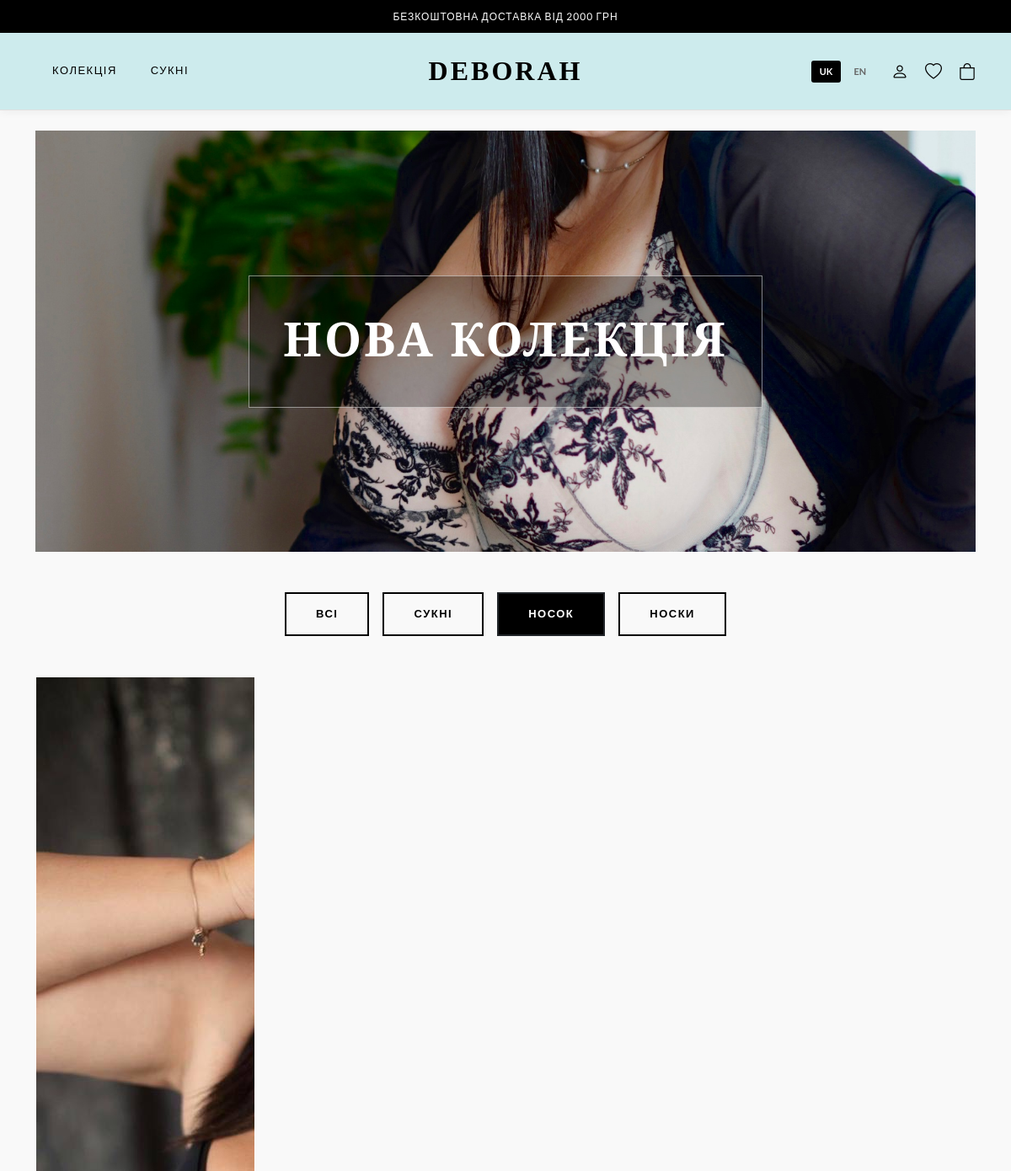
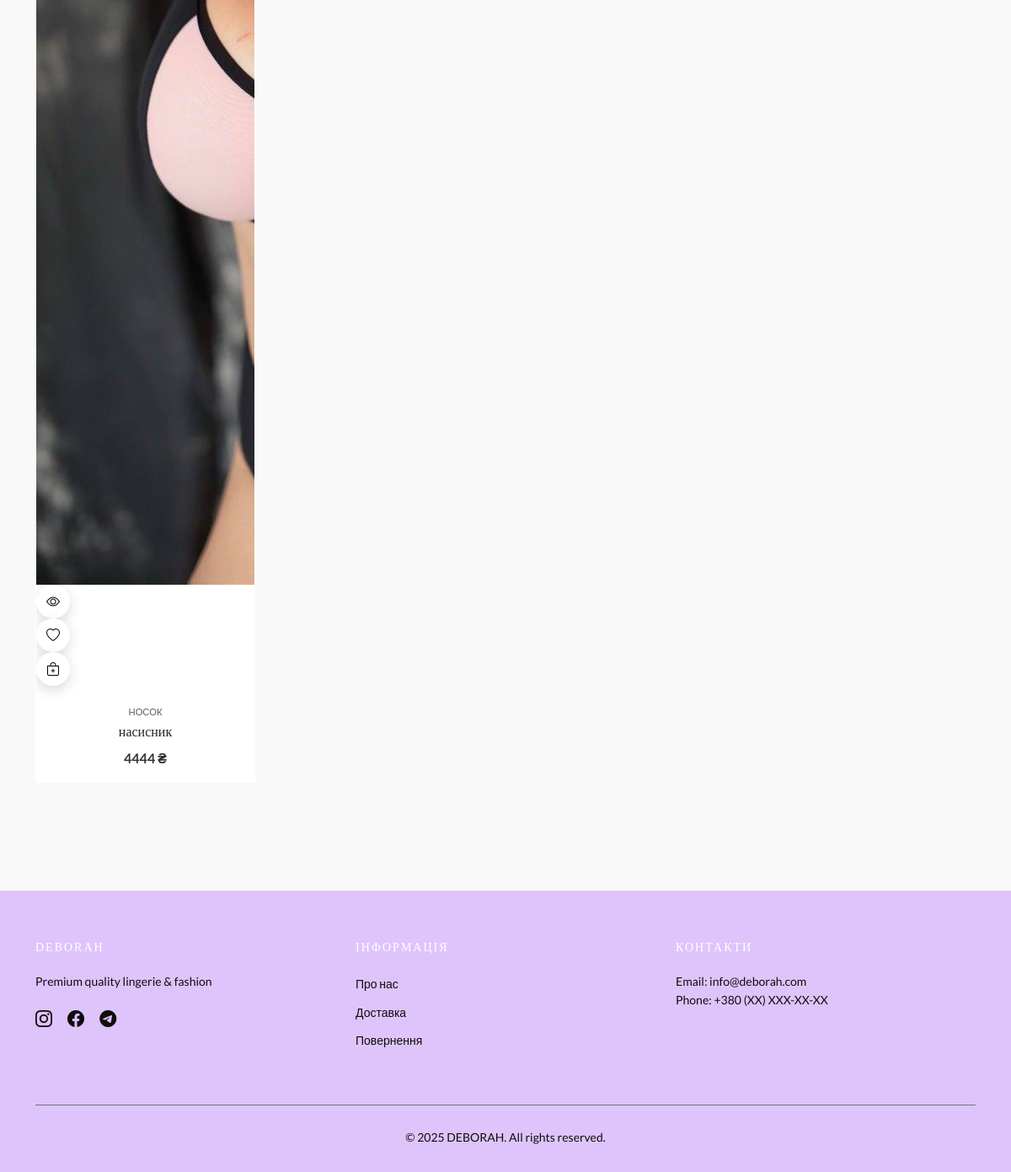
/?category=busgalt, run on the app's committed database (2 pictures, top to bottom).
### store/models.py (models this page shows, shortened)
class Category(models.Model):
    name = models.CharField("Назва", max_length=100)
    slug = models.SlugField(unique=True)
    class Meta: verbose_name = "Категорія"; verbose_name_plural = "Категорії"
    def __str__(self): return self.name

class SiteSettings(models.Model):
    site_name = models.CharField("Назва сайту", max_length=50, default="DEBORAH")
    show_ticker = models.BooleanField("Показувати біжучу стрічку", default=True)
    ticker_bg_color = models.CharField("Фон стрічки (HEX)", max_length=20, default="#000000")
    brand_font = models.CharField("Шрифт Лого", max_length=50, choices=FONT_CHOICES, default='Playfair Display')
    headings_font = models.CharField("Шрифт Заголовків", max_length=50, choices=FONT_CHOICES, default='Playfair Display')
    body_font = models.CharField("Шрифт Тексту", max_length=50, choices=FONT_CHOICES, default='Lato')
    menu_font = models.CharField("Шрифт Меню", max_length=50, choices=FONT_CHOICES, default='Montserrat')
    header_bg_image = models.ImageField("Фон Шапки", upload_to='site/header/', blank=True, null=True)
    header_bg_color = models.CharField("Колір Шапки", max_length=20, default="#ffffff")
    hero_bg_image = models.ImageField("Фон Банера", upload_to='site/hero/', blank=True, null=True)
    hero_title = models.CharField("Заголовок Банера", max_length=100, default="Нова Колекція")
    body_bg_image = models.ImageField("Фон Сайта", upload_to='site/body/', blank=True, null=True)
    body_bg_color = models.CharField("Колір Фону", max_length=20, default="#f9f9f9")
    footer_bg_image = models.ImageField("Фон Футера", upload_to='site/footer/', blank=True, null=True)
    footer_bg_color = models.CharField("Колір Футера", max_length=20, default="#1a1a1a")
    footer_text_color = models.CharField("Текст Футера", max_length=20, default="#888888")
    nova_poshta_api_key = models.CharField("API Нової Пошти", max_length=100, blank=True)
    telegram_bot_token = models.CharField("TG Bot Token", max_length=100, blank=True)
    telegram_admin_id = models.CharField("TG Admin ID", max_length=50, blank=True)
    wfp_merchant_login = models.CharField("WayForPay Login", max_length=100, blank=True)
    wfp_secret_key = models.CharField("WayForPay Secret", max_length=100, blank=True)
    liqpay_public_key = models.CharField("LiqPay Public", max_length=100, blank=True)
    liqpay_private_key = models.CharField("LiqPay Private", max_length=100, blank=True)
    meta_description = models.TextField("SEO Опис", blank=True)
    google_analytics_id = models.CharField("GA4 ID", max_length=50, blank=True)
    facebook_pixel_id = models.CharField("FB Pixel ID", max_length=50, blank=True)
    class Meta: verbose_name = "⚙️ Налаштування Сайту"; verbose_name_plural = "⚙️ Налаштування Сайту"

class Product(models.Model):
    SIZE_CHOICES = [('XS', 'XS'), ('S', 'S'), ('M', 'M'), ('L', 'L'), ('XL', 'XL'), ('XXL', 'XXL')]
    category = models.ForeignKey(Category, on_delete=models.CASCADE)
    name = models.CharField("Назва", max_length=200)
    price = models.DecimalField("Ціна", max_digits=10, decimal_places=0)
    old_price = models.DecimalField("Стара ціна", max_digits=10, decimal_places=0, blank=True, null=True)
    description = models.TextField("Опис", blank=True)
    image = models.ImageField("Фото", upload_to='products/', blank=True, null=True)
    sizes = models.CharField("Розміри", max_length=100, choices=SIZE_CHOICES, blank=True)
    colors = models.CharField("Кольори", max_length=200, blank=True)
    is_active = models.BooleanField(default=True)
    created_at = models.DateTimeField(auto_now_add=True)
    class Meta: verbose_name = "Товар"; verbose_name_plural = "Товари"; ordering = ['-created_at']

### store/views.py (the view)
# urls.py: path('', views.home, name='home'),
def home(request):
    products = Product.objects.filter(is_active=True)
    categories = Category.objects.all()
    q = request.GET.get('q')
    if q: products = products.filter(Q(name__icontains=q))
    cat = request.GET.get('category')
    if cat: products = products.filter(category__slug=cat)
    favs = request.session.get('favorites', [])
    return render(request, 'store/index.html', {'products': products, 'categories': categories, 'fav_ids': favs})

### store/context_processors.py (called while the page is built)
def site_settings(request):
    try:
        ticker_items = TickerItem.objects.filter(is_active=True)
    except:
        ticker_items = []
    try:
        settings = SiteSettings.objects.first()
    except:
        settings = None
    return {
        'settings': settings,
        'ticker_items': ticker_items
    }

### store/templates/store/index.html
{% extends 'store/base.html' %}
{% block content %}
<div class="mb-5 text-center text-white position-relative" style="background: url('{% if settings.hero_bg_image %}{{ settings.hero_bg_image.url }}{% else %}https://source.unsplash.com/random/1600x600?fashion,model{% endif %}') center/cover; height: 500px; display:flex; align-items:center; justify-content:center;">
    <div style="background: rgba(0,0,0,0.3); padding: 40px; border: 1px solid rgba(255,255,255,0.5);">
        <h1 class="display-4 fw-bold text-uppercase" style="letter-spacing: 3px;">{{ settings.hero_title|default:"NEW COLLECTION" }}</h1>
    </div>
</div>
<div class="d-flex justify-content-center gap-3 mb-5 flex-wrap">
    <a href="/" class="btn btn-outline-dark {% if not request.GET.category %}active{% endif %}">Всі</a>
    {% for c in categories %}
    <a href="/?category={{ c.slug }}" class="btn btn-outline-dark {% if request.GET.category == c.slug %}active{% endif %}">{{ c.name }}</a>
    {% endfor %}
</div>
<div class="row g-4">
    {% for p in products %}
    <div class="col-6 col-md-4 col-lg-3">
        <div class="product-card h-100">
            <div class="img-container">
                <a href="{% url 'product_detail' p.id %}">
                    {% if p.image %}<img src="{{ p.image.url }}" loading="lazy">{% else %}<div class="d-flex align-items-center justify-content-center h-100 bg-light text-muted">NO PHOTO</div>{% endif %}
                </a>
                <div class="quick-actions">
                    <span class="action-btn" onclick="openQV({{ p.id }})" title="Швидкий перегляд"><i class="bi bi-eye"></i></span>
                    <a href="{% url 'toggle_favorite' p.id %}" class="action-btn {% if p.id in fav_ids %}bg-dark text-white{% endif %}" title="Обране"><i class="bi bi-heart{% if p.id in fav_ids %}-fill{% endif %}"></i></a>
                    <a href="{% url 'add_to_cart' p.id %}" class="action-btn" title="Купити"><i class="bi bi-bag-plus"></i></a>
                </div>
            </div>
            <div class="p-3 text-center">
                <small class="text-muted text-uppercase" style="font-size: 0.7rem;">{{ p.category }}</small>
                <h6 class="mb-1 text-truncate fw-normal mt-1"><a href="{% url 'product_detail' p.id %}" class="text-dark text-decoration-none">{{ p.name }}</a></h6>
                <div class="fw-bold mt-2">{{ p.price }} ₴</div>
            </div>
        </div>
    </div>
    {% endfor %}
</div>
{% endblock %}

### store/templates/store/base.html (shortened to what this page needs)
{% load static %}
<!DOCTYPE html>
<html lang="{{ lang }}">
<head>
    <link href="https://cdn.jsdelivr.net/npm/bootstrap@5.3.0/dist/css/bootstrap.min.css" rel="stylesheet">
    <link href="https://cdn.jsdelivr.net/npm/bootstrap-icons@1.11.0/font/bootstrap-icons.css" rel="stylesheet">
    <link href="https://cdn.jsdelivr.net/npm/select2@4.1.0-rc.0/dist/css/select2.min.css" rel="stylesheet" />
    <link href="https://cdn.jsdelivr.net/npm/select2-bootstrap-5-theme@1.3.0/dist/select2-bootstrap-5-theme.min.css" rel="stylesheet" />
</head>
<body class="d-flex flex-column min-vh-100">
<div class="top-bar d-none d-md-block">
    <div class="container">
        {{ t.free_shipping }}
    </div>
</div>
<header class="main-header d-none d-md-block">
    <div class="container">
        <div class="row align-items-center">
            <div class="col-md-3">
                <nav class="navbar navbar-expand-lg p-0">
                    <ul class="navbar-nav">
                        <li class="nav-item">
                            <a class="nav-link" href="/">{{ t.collection }}</a>
                        </li>
                        <li class="nav-item">
                            <a class="nav-link" href="/?category=dress">{{ t.dresses }}</a>
                        </li>
                    </ul>
                </nav>
            </div>
            <div class="col-md-6 text-center">
                <a class="navbar-brand" href="/">
                    {{ settings.site_name|default:"DEBORAH" }}
                </a>
            </div>
            <div class="col-md-3">
                <div class="header-icons justify-content-end">
                    <div class="lang-switcher">
                        <a href="{% url 'set_language' 'uk' %}" class="{% if lang == 'uk' %}active{% endif %}">UK</a>
                        <a href="{% url 'set_language' 'en' %}" class="{% if lang == 'en' %}active{% endif %}">EN</a>
                    </div>
                    {% if user.is_authenticated %}
                        <a href="{% url 'profile' %}" title="{{ t.profile }}">
                            <i class="bi bi-person-circle"></i>
                        </a>
                    {% else %}
                        <a href="{% url 'auth' %}" title="{{ t.login }}">
                            <i class="bi bi-person"></i>
                        </a>
                    {% endif %}
                    <a href="{% url 'favorites' %}" title="{{ t.favorites }}">
                        <i class="bi bi-heart"></i>
                    </a>
                    <a href="{% url 'cart' %}" title="{{ t.cart }}">
                        <i class="bi bi-bag"></i>
                    </a>
                </div>
            </div>
        </div>
    </div>
</header>
<main class="flex-grow-1">
    <div class="container mt-4 mb-5">
        {% block content %}{% endblock %}
    </div>
</main>
<footer class="d-none d-md-block">
    <div class="container">
        <div class="row">
            <div class="col-md-4 mb-4">
                <h5>{{ settings.site_name|default:"DEBORAH" }}</h5>
                <p class="small">Premium quality lingerie & fashion</p>
                <div class="social-icons mt-3">
                    <a href="#"><i class="bi bi-instagram"></i></a>
                    <a href="#"><i class="bi bi-facebook"></i></a>
                    <a href="#"><i class="bi bi-telegram"></i></a>
                </div>
            </div>
            <div class="col-md-4 mb-4">
                <h5>{% if lang == 'uk' %}Інформація{% else %}Information{% endif %}</h5>
                <ul class="list-unstyled">
                    <li class="mb-2"><a href="#">
                        {% if lang == 'uk' %}Про нас{% else %}About Us{% endif %}
                    </a></li>
                    <li class="mb-2"><a href="#">
                        {% if lang == 'uk' %}Доставка{% else %}Delivery{% endif %}
                    </a></li>
                    <li class="mb-2"><a href="#">
                        {% if lang == 'uk' %}Повернення{% else %}Returns{% endif %}
                    </a></li>
                </ul>
            </div>
            <div class="col-md-4 mb-4">
                <h5>{% if lang == 'uk' %}Контакти{% else %}Contact{% endif %}</h5>
                <p class="small">
                    Email: info@deborah.com<br>
                    Phone: +380 (XX) XXX-XX-XX
                </p>
            </div>
        </div>
        <div class="text-center mt-4 pt-4 border-top border-secondary">
            <small>&copy; 2025 {{ settings.site_name|default:"DEBORAH" }}. All rights reserved.</small>
        </div>
    </div>
</footer>
</body>
</html>

### data on the page
Category: dresses "СУКНІ", name "СУКНІ"
SiteSettings: site_name "DEBORAH", hero_bg_image (picture), hero_title "НОВА КОЛЕКЦІЯ"
Category: name "НОСОК"
Category: name "НОСКИ"
Product: image (picture), category "НОСОК", name "насисник", price "4444"

### other printed values
{{ t.free_shipping }} "БЕЗКОШТОВНА ДОСТАВКА ВІД 2000 ГРН"
{{ t.collection }} "КОЛЕКЦІЯ"
